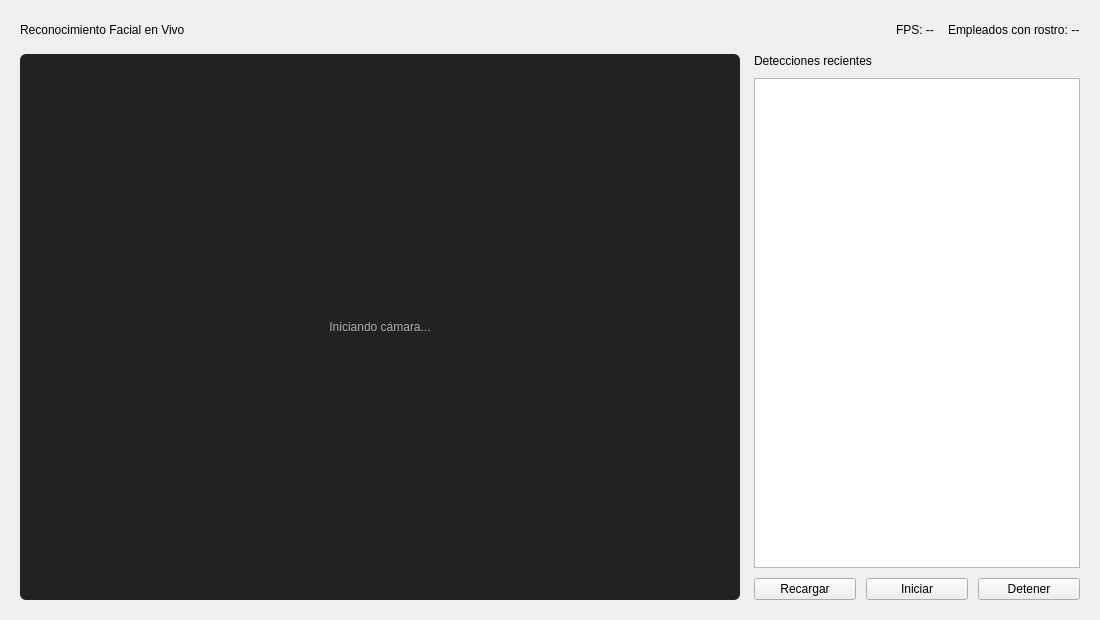
<?xml version="1.0" encoding="UTF-8"?>
<ui version="4.0">
 <class>ReconocimientoVivo</class>
 <widget class="QWidget" name="ReconocimientoVivo">
  <property name="geometry"><rect><x>0</x><y>0</y><width>1100</width><height>620</height></rect></property>
  <layout class="QVBoxLayout" name="lytRoot">
   <property name="leftMargin"><number>20</number></property>
   <property name="topMargin"><number>20</number></property>
   <property name="rightMargin"><number>20</number></property>
   <property name="bottomMargin"><number>20</number></property>
   <property name="spacing"><number>14</number></property>
   <item>
    <layout class="QHBoxLayout" name="lytTit">
     <item><widget class="QLabel" name="lblTitulo"><property name="text"><string>Reconocimiento Facial en Vivo</string></property></widget></item>
     <item><spacer name="spT"><property name="orientation"><enum>Qt::Horizontal</enum></property><property name="sizeHint" stdset="0"><size><width>40</width><height>20</height></size></property></spacer></item>
     <item><widget class="QLabel" name="lblFps"><property name="text"><string>FPS: --</string></property></widget></item>
     <item><widget class="QLabel" name="lblCount"><property name="text"><string>Empleados con rostro: --</string></property></widget></item>
    </layout>
   </item>
   <item>
    <layout class="QHBoxLayout" name="lytCuerpo">
     <property name="spacing"><number>14</number></property>
     <item>
      <widget class="QLabel" name="lblVideo">
       <property name="minimumSize"><size><width>720</width><height>540</height></size></property>
       <property name="alignment"><set>Qt::AlignCenter</set></property>
       <property name="text"><string>Iniciando cámara...</string></property>
       <property name="styleSheet"><string notr="true">background:#222; color:#aaa; border-radius:6px;</string></property>
      </widget>
     </item>
     <item>
      <layout class="QVBoxLayout" name="lytLado">
       <property name="spacing"><number>10</number></property>
       <item><widget class="QLabel" name="lblDeteccionTit"><property name="text"><string>Detecciones recientes</string></property></widget></item>
       <item><widget class="QListWidget" name="lstDetecciones"><property name="iconSize"><size><width>48</width><height>48</height></size></property></widget></item>
       <item>
        <layout class="QHBoxLayout" name="lytBtns">
         <item><widget class="QPushButton" name="btnRecargar"><property name="text"><string>Recargar</string></property><property name="cursor"><cursorShape>PointingHandCursor</cursorShape></property></widget></item>
         <item><widget class="QPushButton" name="btnIniciar"><property name="text"><string>Iniciar</string></property><property name="cursor"><cursorShape>PointingHandCursor</cursorShape></property></widget></item>
         <item><widget class="QPushButton" name="btnDetener"><property name="text"><string>Detener</string></property><property name="cursor"><cursorShape>PointingHandCursor</cursorShape></property></widget></item>
        </layout>
       </item>
      </layout>
     </item>
    </layout>
   </item>
  </layout>
 </widget>
 <resources/>
 <connections/>
</ui>
